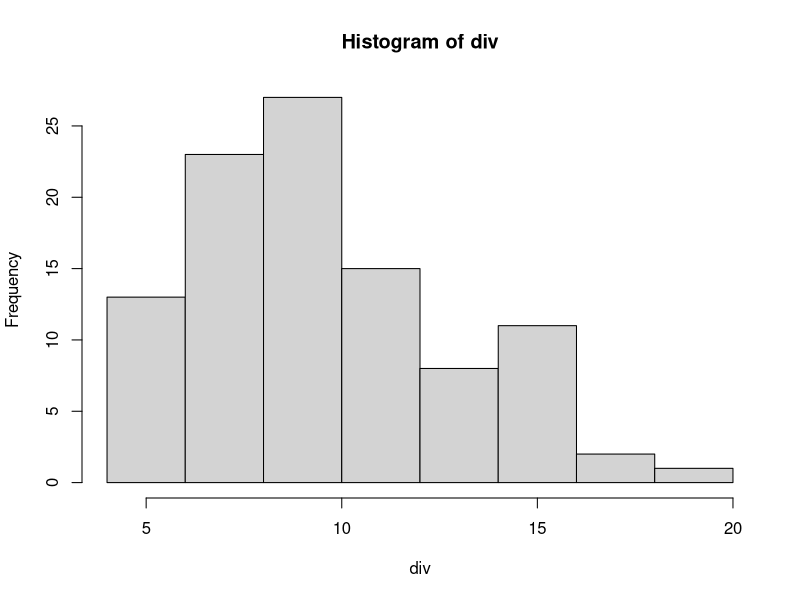
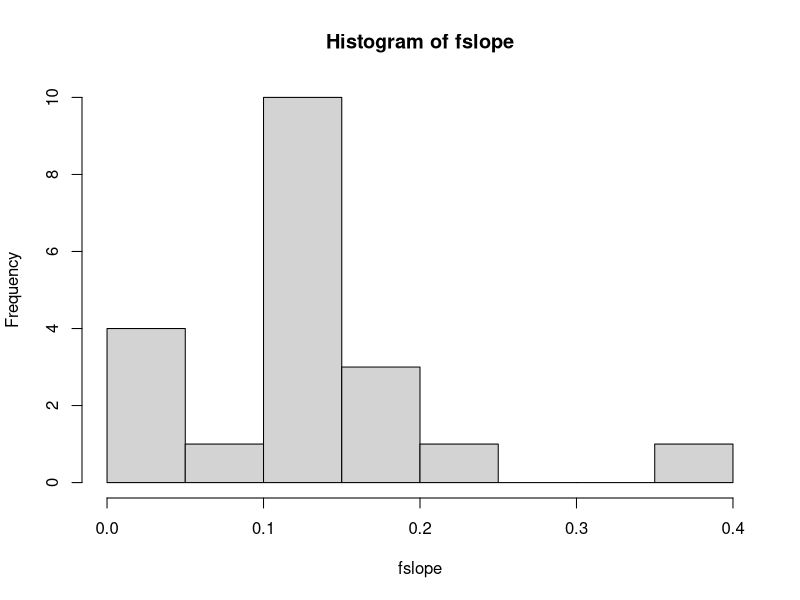
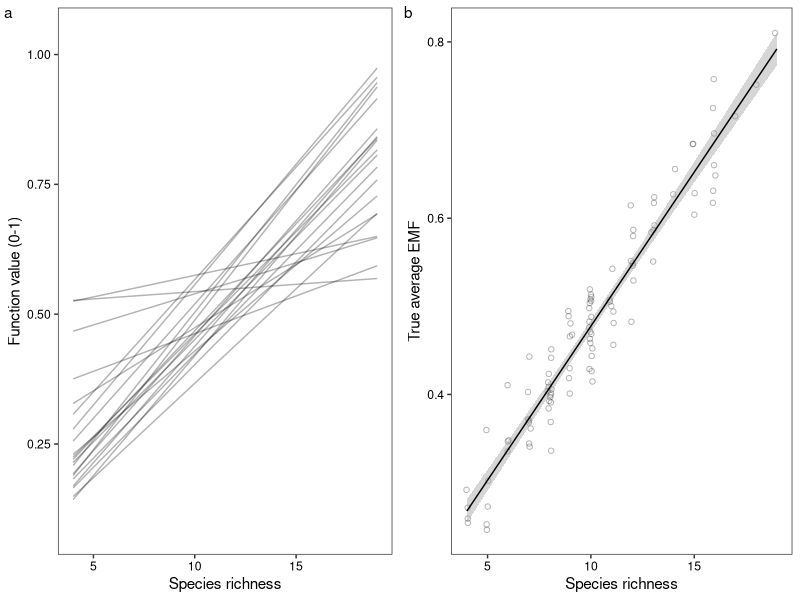
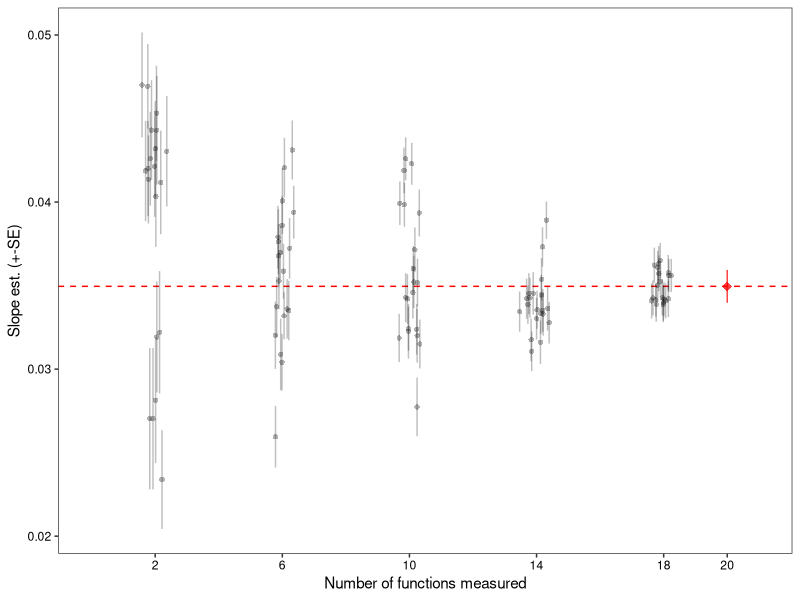
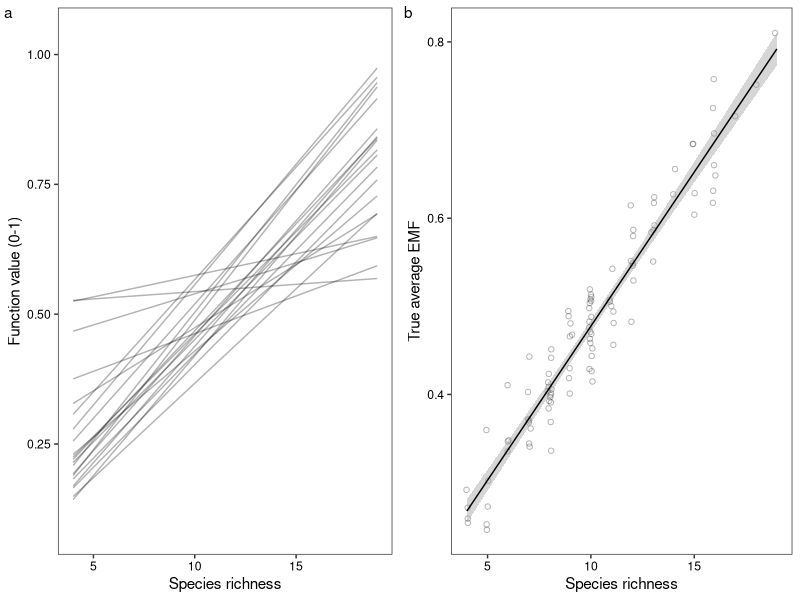
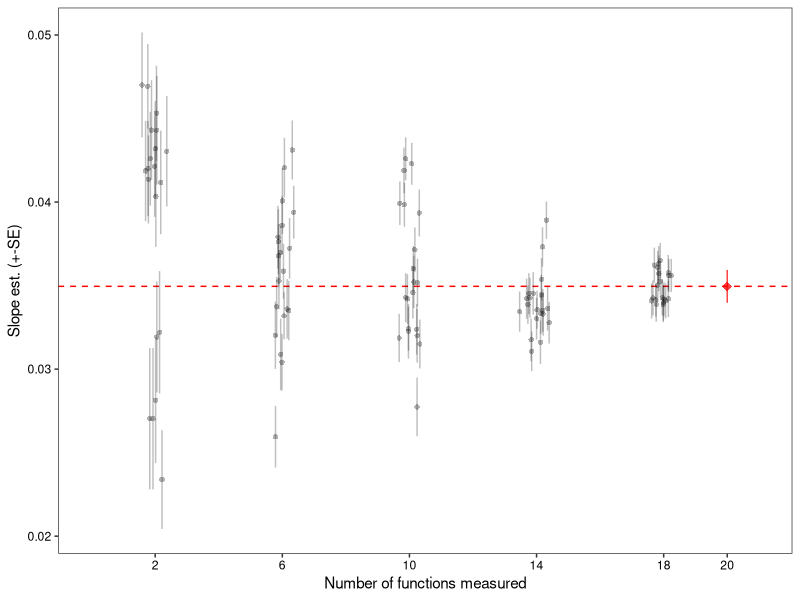

The R script that drew these images, in order:

# simulate a biodiversity gradient

# load relevant libraries
library(dplyr)
library(tidyr)
library(ggplot2)

# set a seed for reproducibility
set.seed(495074209)

# set the number of functions
n_func <- 20

# set the number of plots
n <- 100

# get the diversity of these different plots
div <- rpois(n = n, lambda = 10)
range(div)
hist(div)

# simulate a set of coefficients for the effect of biodiversity on functioning
fslope <- rnorm(n = n_func, mean = 0.1, 0.1)
mean(fslope)
range(fslope)
hist(fslope)

# simulate a set of functions
fsim_list <-
  
  lapply(fslope, function(x) {
  
  y <- (div*x) + rnorm(n = length(div), mean = 0, sd = 0.5)
  z <- y + abs( min(y) )
  return(z/max(z))
  
})

# pull the functions into a data.frame
fsim <- do.call("cbind", fsim_list)

# fsim plot
fsim_plot <- bind_cols(tibble(plot = 1:n, div = div), 
                       bind_cols(fsim_list))
names(fsim_plot) <- c("plot", "div", paste0("F", 1:n_func))

# pull into the long format
fsim_plot <- 
  fsim_plot %>%
  pivot_longer(cols = contains("F"),
               names_to = "Function", 
               values_to = "Value")

p1 <- 
  ggplot(data = fsim_plot,
       mapping = aes(x = div, y = Value, group = Function)) +
  geom_line(stat = "smooth", method = "lm", size = 0.5, alpha = 0.3) +
  ylab("Function value (0-1)") +
  xlab("Species richness") +
  theme_test() +
  theme(axis.text = element_text(colour = "black"))

# plot the relationship between average EMF and diversity
fsim_mu <- tibble(div = div, ave_EMF = apply(fsim, 1, mean))

p2 <- 
  ggplot(data = fsim_mu,
       mapping = aes(x = div, y = ave_EMF)) +
  geom_jitter(width = 0.1, shape = 1, alpha = 0.3, size = 1.5) +
  geom_smooth(method = "lm", size = 0.5, colour = "black") +
  ylab("True average EMF") +
  xlab("Species richness") +
  theme_test()+
  theme(axis.text = element_text(colour = "black"))

p12 <- 
  cowplot::plot_grid(p1, p2, labels = c("a", "b"),
                     label_fontface = "plain", label_size = 11
                     )
plot(p12)

ggsave(filename = "github/multifunc_sims/figures/fig_x.png", p12,
       units = "cm", width = 15, height = 7.5)

# calculate the true average multifunctionality slope

# get the population slope
mu <- lm(apply(fsim, 1, mean) ~ div)
mu <- summary(mu)
true_B <- mu$coefficients[2,][["Estimate"]]
print(true_B)
true_SE <- mu$coefficients[2,][["Std. Error"]]
print(true_SE)

# get a vector of the number of functions to sample
sample_funcs <- rep(c(2, 6, 10, 14, 18), each = 20)

# get the individual slope of each function
samp_B <- vector(length = length(sample_funcs) )
samp_SE <- vector(length = length(sample_funcs) )
for(i in 1:length(sample_funcs)) {
  
  funcs <- sample(1:ncol(fsim), sample_funcs[i])
  
  x <- lm(apply(fsim[,funcs], 1, mean) ~ div)
  y <- summary(x)
  samp_B[i] <- y$coefficients[2,][["Estimate"]]
  samp_SE[i] <- y$coefficients[2,][["Std. Error"]]
  
}

# pull into a data.frame
samp_df <- tibble(id = 1:length(samp_B),
                  n_funcs = sample_funcs,
                  slope = samp_B,
                  slope_SE = samp_SE)

# add some random noise to the n_funcs variable
samp_df$n_funcs_dodge <- samp_df$n_funcs + rnorm(n = nrow(samp_df), 0, 0.2)

# pull the true effect into a data.frame
true_df <- tibble(n_funcs = 20,
                  slope = true_B,
                  slope_SE = true_SE)

p3 <- 
  ggplot() +
  geom_hline(yintercept = true_df$slope, linetype = "dashed", colour = "red") +
  geom_point(data = samp_df,
             mapping = aes(x = n_funcs_dodge, y = slope),
             shape = 16, size = 1.5, alpha = 0.3) +
  geom_errorbar(data = samp_df,
                mapping = aes(x = n_funcs_dodge, 
                              ymin = slope-slope_SE, ymax = slope+slope_SE),
                width = 0, alpha = 0.25) +
  geom_point(data = true_df,
             mapping = aes(x = n_funcs, y = slope),
             shape = 18, size = 3, alpha = 0.75, colour = "red") +
  geom_errorbar(data = true_df,
                mapping = aes(x = n_funcs, 
                              ymin = slope-slope_SE, ymax = slope+slope_SE),
                width = 0, alpha = 0.75, colour = "red") +
  scale_x_continuous(limits = c(0, 21), breaks = c(unique(sample_funcs), 20) ) +
  xlab("Number of functions measured") +
  ylab("Slope est. (+-SE)") +
  theme_test() +
  theme(axis.text = element_text(colour = "black"))
plot(p3)

ggsave(filename = "github/multifunc_sims/figures/fig_y.png", p3,
       units = "cm", width = 7.5, height = 7.5)








